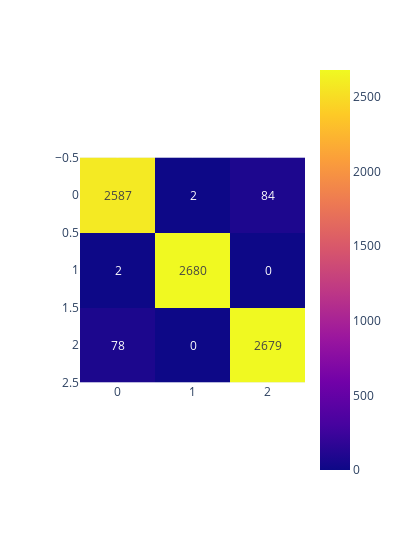

The cell this chart's notebook holds for it:
### Code cell
z = confusion_matrix(y_test, y_pred)

fig = px.imshow(z, text_auto=True, width= 400)
fig.show()

### Figure 1 — Plotly figure (JSON) as saved in the notebook; plotly's stock layout.template omitted (floating-point values rounded to 4 significant figures)
{"data": [{"coloraxis": "coloraxis", "hovertemplate": "x: %{x}<br>y: %{y}<br>color: %{z}<extra></extra>", "name": "0", "texttemplate": "%{z}", "type": "heatmap", "xaxis": "x", "yaxis": "y", "z": [[2587, 2, 84], [2, 2680, 0], [78, 0, 2679]]}], "layout": {"coloraxis": {"colorscale": [[0, "#0d0887"], [0.1111, "#46039f"], [0.2222, "#7201a8"], [0.3333, "#9c179e"], [0.4444, "#bd3786"], [0.5556, "#d8576b"], [0.6667, "#ed7953"], [0.7778, "#fb9f3a"], [0.8889, "#fdca26"], [1, "#f0f921"]]}, "margin": {"t": 60}, "width": 400, "xaxis": {"anchor": "y", "constrain": "domain", "domain": [0, 1], "scaleanchor": "y"}, "yaxis": {"anchor": "x", "autorange": "reversed", "constrain": "domain", "domain": [0, 1]}}}
